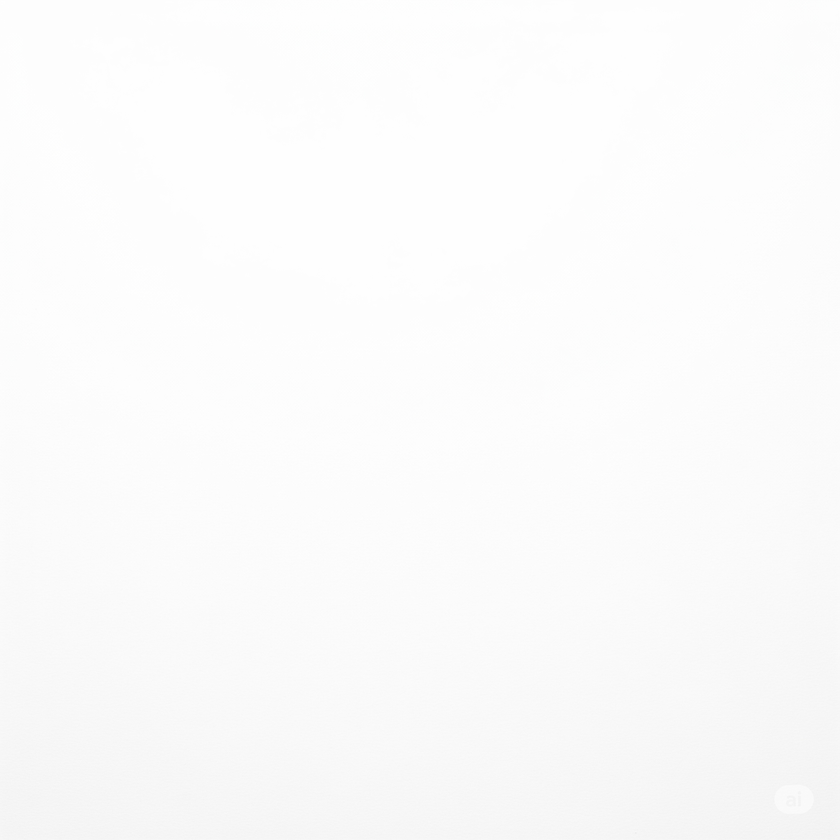
#> input picture images/test1.png, 840 x 840 px, shrunk from 2048 x 2048 before the run
$ python -i detector.py   (imports and definitions only)
#> lines starting #> are read from the running program, lines starting #| are printed output that depends on the picture; after the words box and inside, x2 and y2 are one past the last pixel; in counts of white or black regions, pixels touching at a corner belong together
import cv2
import numpy as np

def detect_lens_dust(image_path, min_area=30, blur_ksize=25, debug=False):
    """
    Phát hiện lỗi bụi/điểm đen trên ảnh camera.

    Args:
        image_path (str): Đường dẫn ảnh đầu vào.
        min_area (int): Diện tích nhỏ nhất để được coi là lỗi thật.
        blur_ksize (int): Kích thước kernel làm mờ Gaussian.
        debug (bool): Hiển thị các bước trung gian nếu True.

    Returns:
        result_img (ndarray): Ảnh đã vẽ khung vùng lỗi.
        defect_count (int): Số vùng lỗi được phát hiện.
        defect_coords (List[Tuple[int, int, int, int]]): Danh sách toạ độ (x, y, w, h) của các vùng lỗi.
    """
#> called with image_path = '../images/test1.png', min_area = 30, blur_ksize = 25, debug = False

    # Đọc ảnh
    image = cv2.imread(image_path)
#> image is the input picture: shape (840, 840, 3); mean B, G, R 251.2, 251.2, 251.2
    if image is None:
        raise ValueError(f"❌ Không thể đọc ảnh: {image_path}")

    gray = cv2.cvtColor(image, cv2.COLOR_BGR2GRAY)

    # Làm mờ ảnh để mất chi tiết nhỏ
    blurred = cv2.GaussianBlur(gray, (blur_ksize, blur_ksize), 0)

    # Trừ ảnh gốc với ảnh mờ → giữ lại chi tiết nhỏ (bụi)
    diff = cv2.absdiff(gray, blurred)
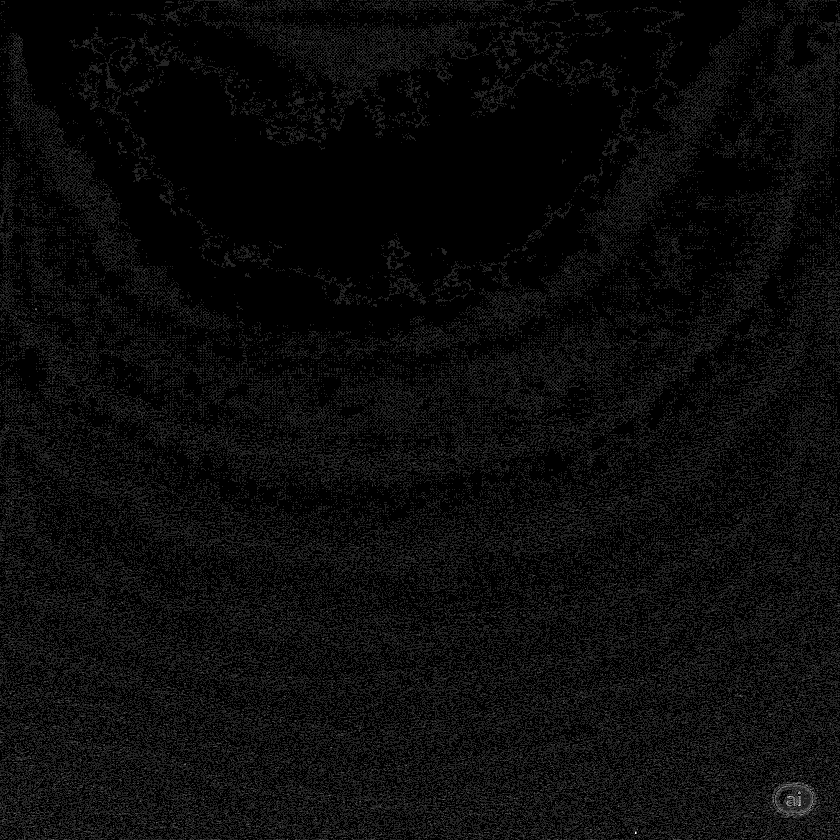
#> diff: shape (840, 840); min 0, max 7, mean 0.304; drawn with min black and max white

    # Threshold ảnh để tạo nhị phân
    _, thresh = cv2.threshold(diff, 25, 255, cv2.THRESH_BINARY)
#> thresh: shape (840, 840); every value is 0

    # Morphological closing để loại bỏ nhiễu nhỏ
    kernel = np.ones((5, 5), np.uint8)
    closed = cv2.morphologyEx(thresh, cv2.MORPH_CLOSE, kernel)

    # Tìm contour
    contours, _ = cv2.findContours(closed, cv2.RETR_EXTERNAL, cv2.CHAIN_APPROX_SIMPLE)
#> contours = []

    result_img = image.copy()
    defect_coords = []

    for cnt in contours:
        area = cv2.contourArea(cnt)
        if area > min_area:
            x, y, w, h = cv2.boundingRect(cnt)
            cv2.rectangle(result_img, (x, y), (x + w, y + h), (0, 0, 255), 2)
            defect_coords.append((x, y, w, h))
#> this loop made 0 passes
#> after the loop, defect_coords = []

    if debug:
        cv2.imshow("🔍 Gray", gray)
        cv2.imshow("🔍 Blurred", blurred)
        cv2.imshow("🔍 Difference", diff)
        cv2.imshow("🔍 Thresholded", thresh)
        cv2.imshow("🔍 Closed", closed)

    return result_img, len(defect_coords), defect_coords

>>> result = detect_lens_dust('../images/test1.png')

$ run again, on images/test2.png
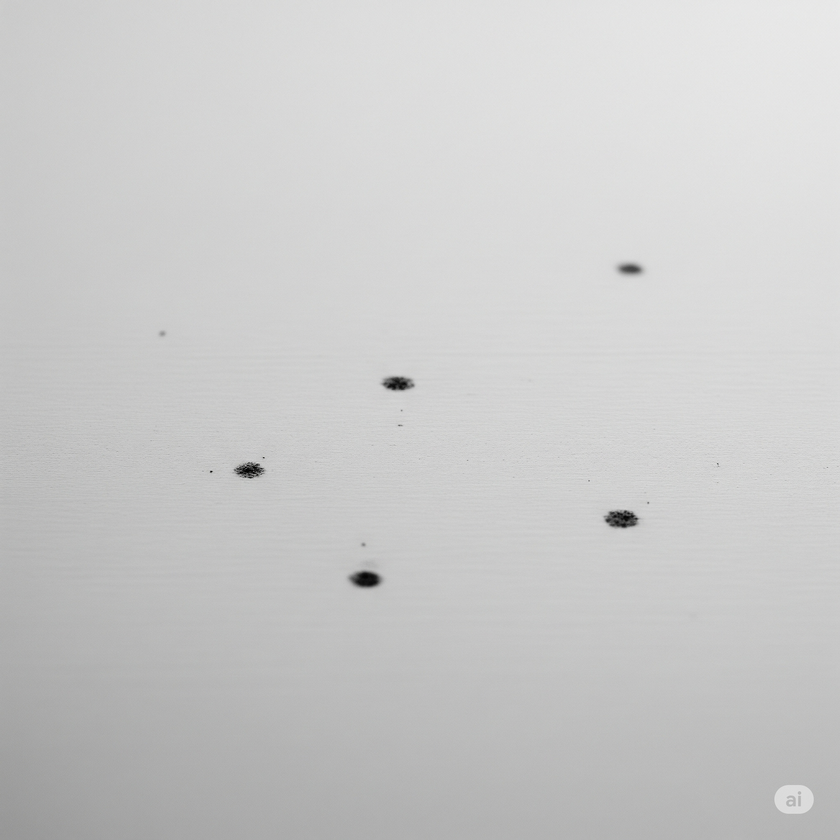
#> input picture images/test2.png, 840 x 840 px, shrunk from 2048 x 2048 before the run
#> in detect_lens_dust, image is the input picture: shape (840, 840, 3); mean B, G, R 202.1, 202.3, 202.2
#> in detect_lens_dust, `_, thresh = cv2.threshold(diff, 25, 255, cv2.THRESH_BINARY)`:
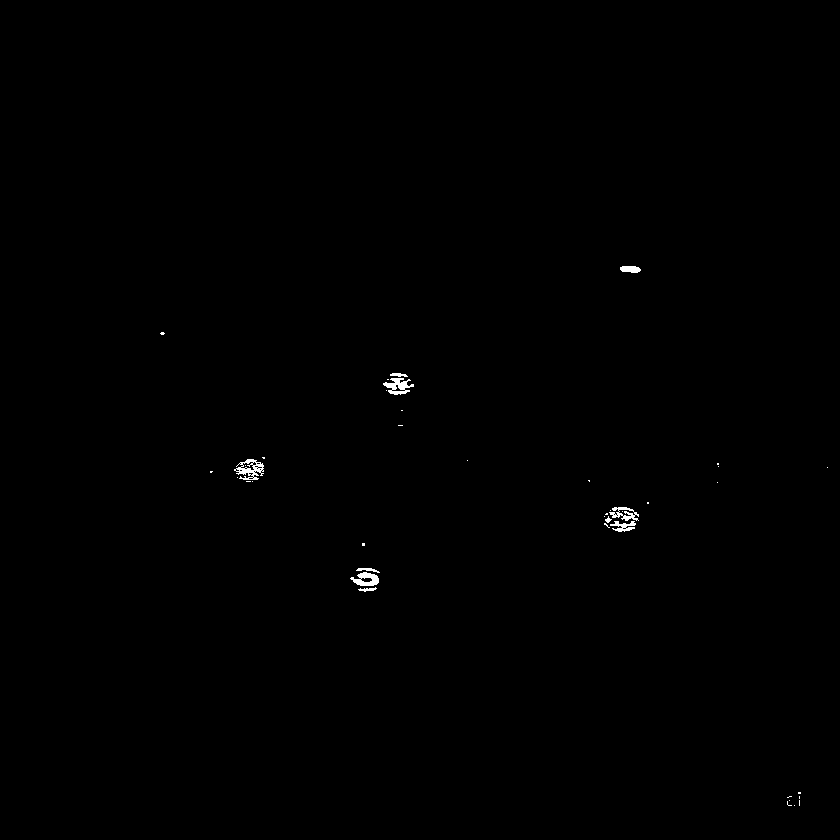
#> thresh: shape (840, 840); 0.23% white; 41 white regions (31 under 20 px), largest, box (x1, y1, x2, y2) and area: (234, 459, 264, 480) 314, (383, 378, 414, 395) 280, (350, 572, 379, 586) 242
#> closed: shape (840, 840); 0.34% white; 17 white regions (11 under 20 px)
#> contours = 17 contours, 11 with area under 20; largest, box (x1, y1, x2, y2) and area: (604, 507, 639, 532) 624, (234, 457, 265, 482) 463, (350, 568, 380, 592) 453, (383, 373, 414, 395) 427, (620, 266, 641, 273) 96, (787, 792, 801, 806) 20
#> the loop in detect_lens_dust, `for cnt in contours:` made 17 passes
#> (area, x, y, w, h) on passes 2, 4, 12, 15, 17: (453, 350, 568, 30, 24), (624.5, 604, 507, 35, 25), (463, 234, 457, 31, 25), (427, 383, 373, 31, 22), (96.5, 620, 266, 21, 7)
#> after the loop in detect_lens_dust, `for cnt in contours:`:
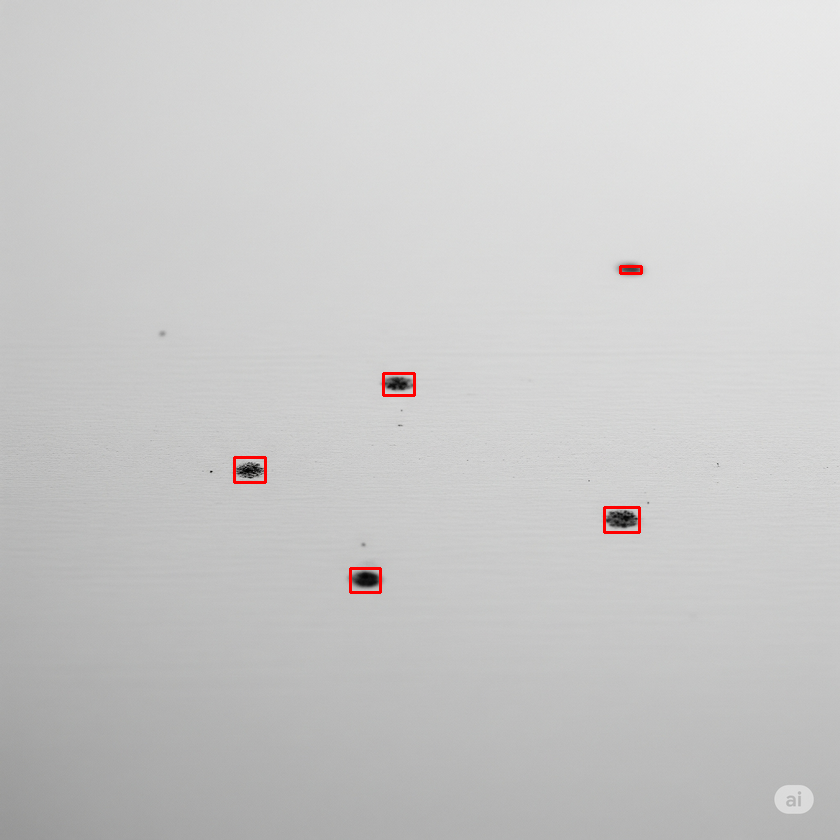
#> result_img: shape (840, 840, 3); 0.21% of pixels changed, all inside (x1, y1, x2, y2) = (233, 265, 643, 594)
#> after the loop in detect_lens_dust, `for cnt in contours:`: defect_coords = [(350, 568, 30, 24), (604, 507, 35, 25), (234, 457, 31, 25), (383, 373, 31, 22), (620, 266, 21, 7)]

$ run again, on images/test3.png
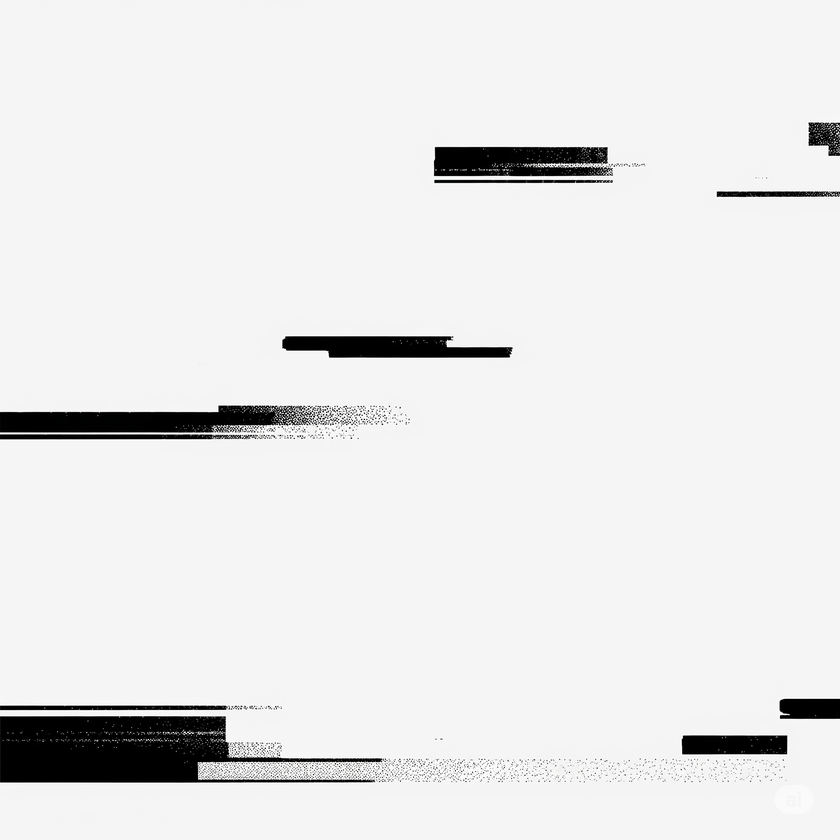
#> input picture images/test3.png, 840 x 840 px, shrunk from 2048 x 2048 before the run
#> in detect_lens_dust, image is the input picture: shape (840, 840, 3); mean B, G, R 231.8, 231.8, 231.8
#> in detect_lens_dust, `_, thresh = cv2.threshold(diff, 25, 255, cv2.THRESH_BINARY)`:
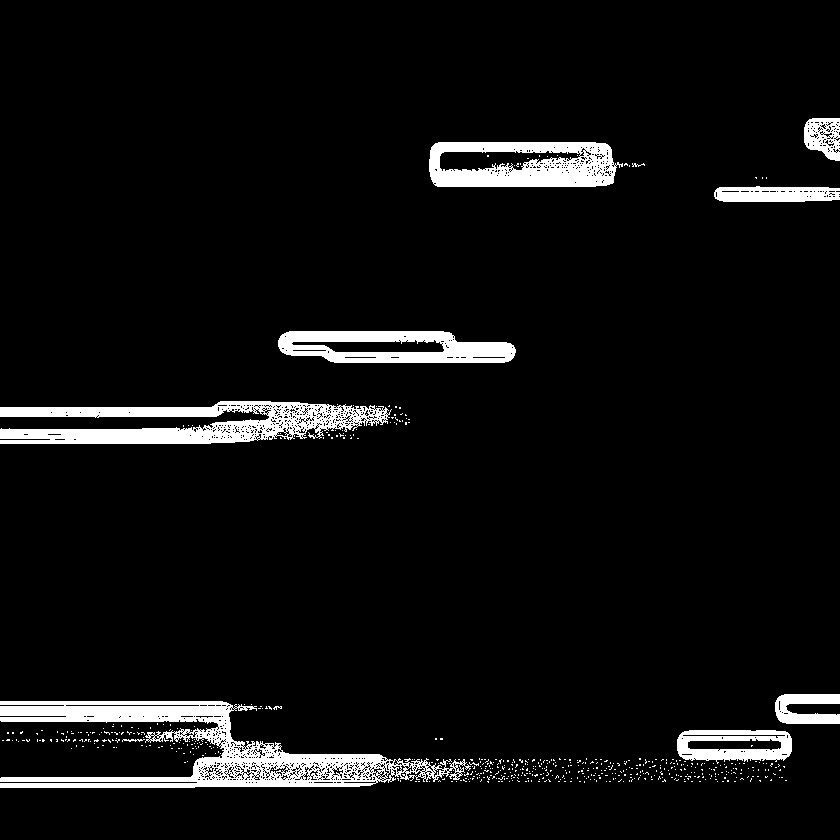
#> thresh: shape (840, 840); 6% white; 581 white regions (571 under 20 px), largest, box (x1, y1, x2, y2) and area: (0, 701, 471, 788) 13661, (0, 401, 392, 444) 9368, (429, 142, 623, 187) 6153
#> closed: shape (840, 840); 7.3% white; 55 white regions (40 under 20 px)
#> contours = 55 contours, 44 with area under 20; largest, box (x1, y1, x2, y2) and area: (0, 701, 572, 788) 18783, (0, 401, 410, 444) 10446, (429, 142, 645, 187) 8018, (278, 331, 516, 363) 6193, (661, 730, 792, 782) 4212
#> the loop in detect_lens_dust, `for cnt in contours:` made 55 passes
#> (area, x, y, w, h) on passes 14, 22, 42, 44, 45, 49, 50, 51: (47.5, 709, 769, 10, 11), (839, 577, 758, 89, 25), (4212, 661, 730, 131, 52), (18783, 0, 701, 572, 87), (1238, 775, 694, 65, 30), (10445.5, 0, 401, 410, 43), (6193, 278, 331, 238, 32), (1674.5, 714, 186, 126, 16)
#> after the loop in detect_lens_dust, `for cnt in contours:`:
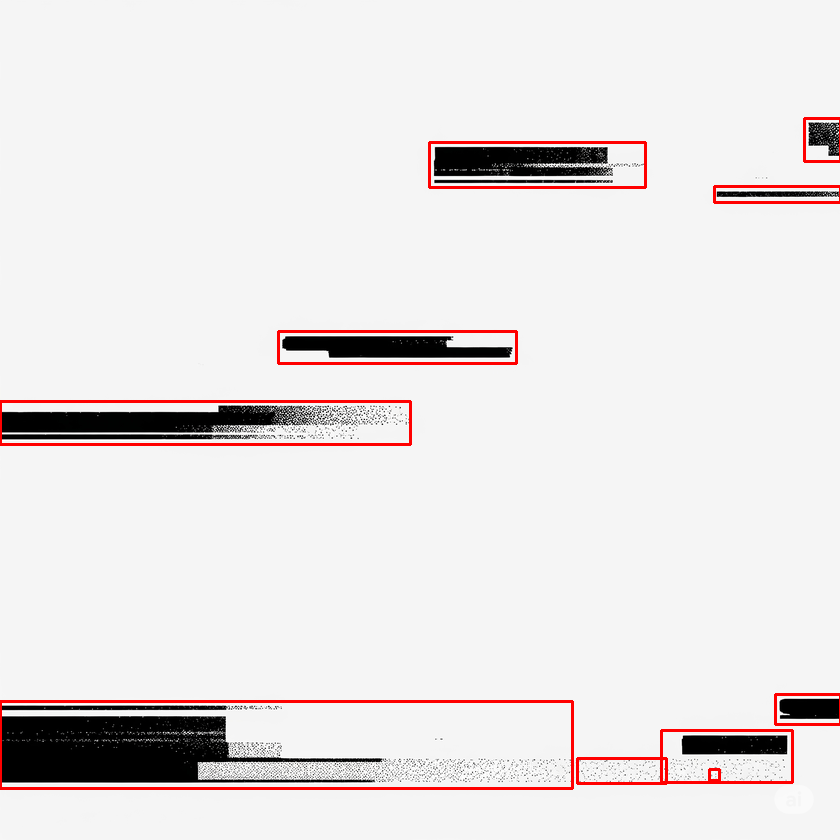
#> result_img: shape (840, 840, 3); 1.88% of pixels changed, all inside (x1, y1, x2, y2) = (0, 117, 840, 790)
#> after the loop in detect_lens_dust, `for cnt in contours:`: defect_coords = [(709, 769, 10, 11), (577, 758, 89, 25), (661, 730, 131, 52), (0, 701, 572, 87), (775, 694, 65, 30), (0, 401, 410, 43), (278, 331, 238, 32), (714, 186, 126, 16), (429, 142, 216, 45), (804, 118, 36, 43)]
